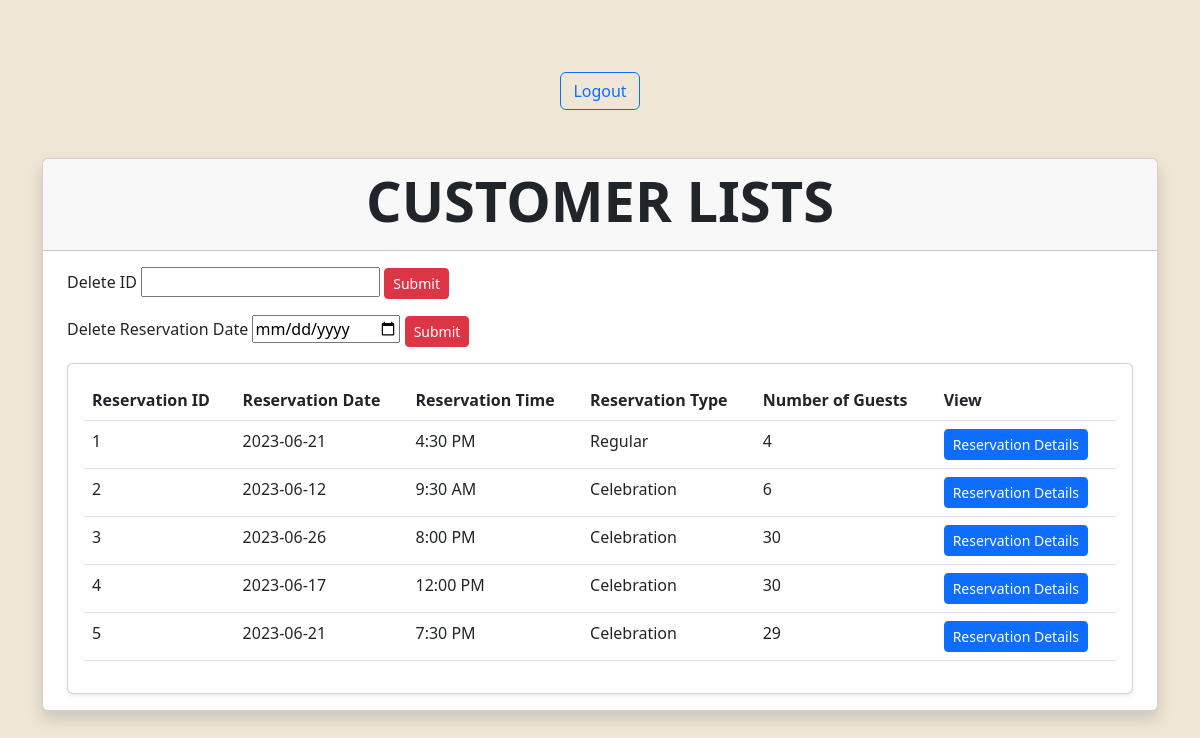
The app's page /admin-panel.php, older data.
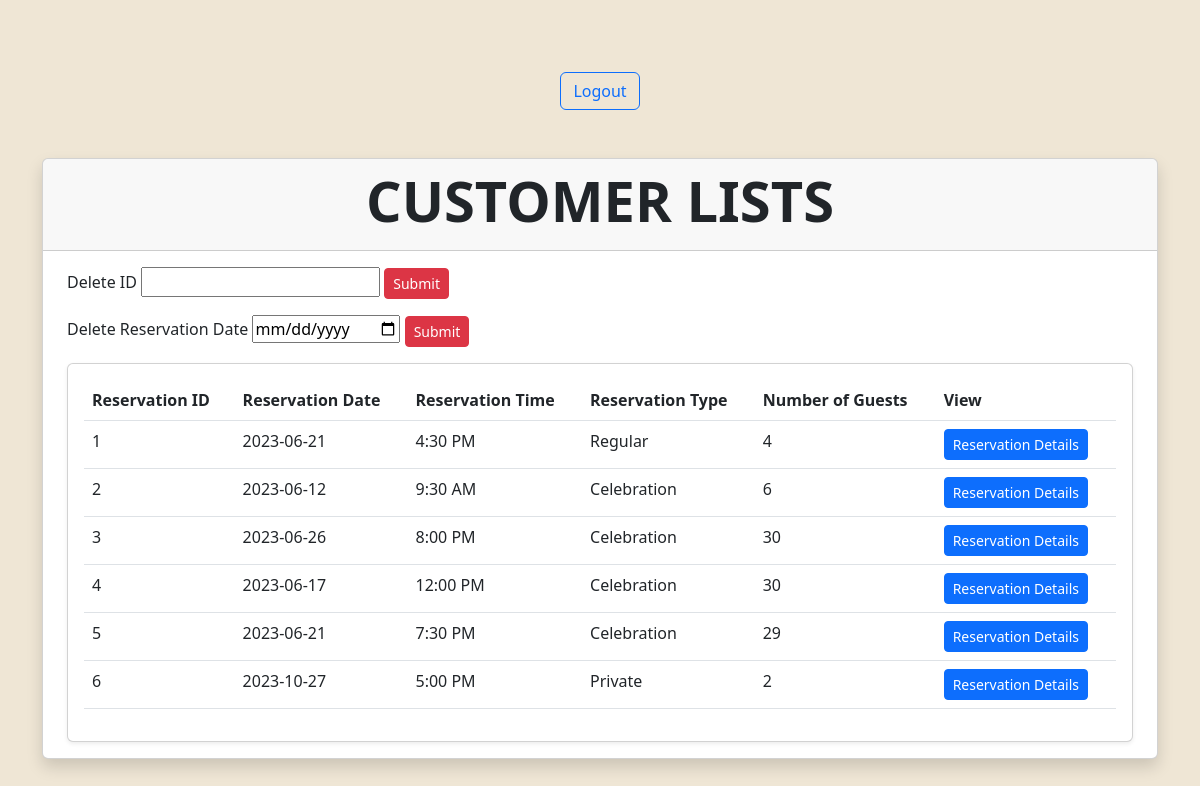
The same page, newer data.
### tables this page shows
CREATE TABLE `tablereservation` (
  `reserveId` int(11) UNSIGNED NOT NULL,
  `reserveDate` date NOT NULL,
  `reserveTime` varchar(10) NOT NULL,
  `reserveType` char(50) NOT NULL,
  `numGuests` int(50) UNSIGNED NOT NULL
);

### admin-panel.php (the view, shortened to what this page needs)
<!DOCTYPE html>
<html lang="en">
<head>
  <link href="https://cdn.jsdelivr.net/npm/bootstrap@5.3.0-alpha3/dist/css/bootstrap.min.css" rel="stylesheet">
  <link rel="stylesheet" href="https://cdn.jsdelivr.net/npm/bootstrap-icons@1.10.5/font/bootstrap-icons.css">
</head>
<body>
<div class="container-fluid my-5">
    <div class="row justify-content-center">
      <div class="col-12">
        <div class="text-center mt-4">
          <a href="admin.php" class="btn btn-outline-primary">Logout</a>
        </div>
      </div>
    </div>
  <div class="container-xl my-5">
    <div class="row justify-content-center">
      <div class="col-12">
        <div class="card shadow">
          <div class="card-header">
            <p class="card-title display-4 fw-bold text-center">CUSTOMER LISTS</p>
          </div>
          <div class="card-body px-4">
            <form action="delete-row.php" method="post">
              <div class="row mb-3">
                <div class="col">
                  <label for="deleteId">Delete ID</label>
                  <input type="number" name="deleteId" id="deleteId" min="0">
                  <input type="submit" name="deleteRow" placeholder="Delete" class="btn btn-danger btn-sm">
                </div>
              </div>
            </form>
            <form action="delete-date.php" method="post">
              <div class="row">
                <div class="col">
                  <label for="deleteDate">Delete Reservation Date</label>
                  <input type="date" name="deleteDate" id="deleteDate">
                  <input type="submit" name="deleteRow" placeholder="Delete" class="btn btn-danger btn-sm">
                </div>
              </div>
            </form>
            <div class="card shadow-sm mt-3">
              <div class="card-body">
                <table class="table">
                  <thead>
                    <tr>
                      <th>Reservation ID</th>
                      <th>Reservation Date</th>
                      <th>Reservation Time</th>
                      <th>Reservation Type</th>
                      <th>Number of Guests</th>
                      <th>View</th>
                    </tr>
                  </thead>
                  <tbody>
                    <?php
                    require("connection.php");
                    $query = "SELECT * FROM tablereservation INNER JOIN customerlists ON tablereservation.reserveId = customerlists.customerId";
                    $result = $dbConnect->query($query);
                    if ($result->num_rows > 0) {
                      while ($dataRow = $result->fetch_assoc()) {
                        echo " <tr>
                                <td> $dataRow[reserveId] </td>
                                <td> $dataRow[reserveDate] </td>
                                <td> $dataRow[reserveTime] </td>
                                <td> $dataRow[reserveType] </td>
                                <td> $dataRow[numGuests] </td>
                                <td>
                                  <button type='button' class='btn btn-primary btn-sm' data-bs-target='#$dataRow[customerId]' data-bs-toggle='modal'>Reservation Details</button>
                                </td>
                              </tr>
                              <div class='modal fade' id='$dataRow[customerId]'>
                                <div class='modal-dialog'>
                                  <div class='modal-content'>
                                    <div class='modal-header'>
                                      <p class='modal-title lead fw-bold'>Reservee</p>
                                    </div>
                                    <div class='modal-body'>
                                      <p class='d-block'><span class='fw-bold'>Customer ID : </span> $dataRow[customerId] </p>
                                      <p class='d-block'><span class='fw-bold'>First Name : </span> $dataRow[firstName] </p>
                                      <p><span class='fw-bold'>Last Name : </span> $dataRow[lastName] </p>
                                      <p><span class='fw-bold'>Age : </span> $dataRow[age] </p>
                                      <p><span class='fw-bold'>Contact Number : </span> $dataRow[contactNum] </p>
                                      <p><span class='fw-bold'>Email Address : </span> $dataRow[emailAdd] </p>
                                      <p><span class='fw-bold'>Home Address : </span> $dataRow[homeAdd] </p>
                                      <p><span class='fw-bold'>Food Allergies : </span> $dataRow[foodAllergies] </p>
                                    </div>
                                  </div>
                                </div>
                              </div>
                              ";
                      }
                    } else {
                      echo "
                      <p class='display-6 text-center'>No data yet.</p>
                      ";
                    }
                    ?>
                  </tbody>
                </table>
              </div>
            </div>
          </div>
        </div>
      </div>
    </div>
  </div>
</body>
</html>

### admin-panel.php (style rules this page uses)
body, html { background-color: #efe6d5; }

Row changes from the older to the newer data that the page shows:
added tablereservation: reserveId "6", reserveDate "2023-10-27", reserveTime "5:00 PM", reserveType "Private", numGuests "2"
